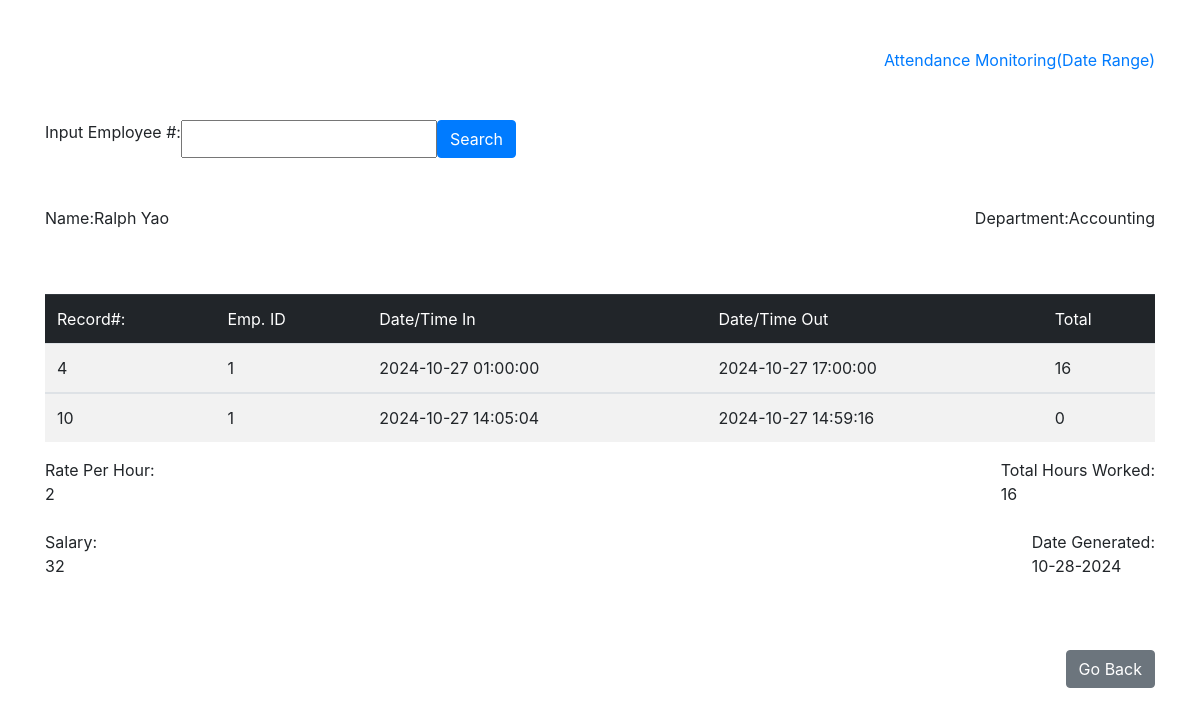
/Attendance/employeeMonitoring.php?empID=1, run on the app's committed database.
### tables this page shows
CREATE TABLE `employees` (
  `empID` int(11) NOT NULL,
  `empFName` varchar(255) NOT NULL,
  `empLName` varchar(255) NOT NULL,
  `empRPH` float NOT NULL,
  `depCode` int(255) NOT NULL
);

CREATE TABLE `departments` (
  `depCode` int(255) NOT NULL,
  `depName` varchar(255) NOT NULL,
  `depHead` varchar(255) NOT NULL,
  `depTelNo` varchar(255) NOT NULL
);

CREATE TABLE `attendance` (
  `attRN` int(11) NOT NULL,
  `attDate` date NOT NULL,
  `attTimeIn` datetime NOT NULL,
  `attTimeOut` datetime NOT NULL,
  `attStat` varchar(255) NOT NULL,
  `empID` int(255) NOT NULL
);

### Attendance/employeeMonitoring.php (the view, shortened to what this page needs)
<!DOCTYPE html>
<html lang="en">
<head>
    <link rel="stylesheet" href="../bootstrap/css/bootstrap.css">
</head>
<div class="container d-flex justify-content-end mt-5">
    <a href="monitoringDateRange.php">Attendance Monitoring(Date Range)</a>
</div>
<form method="GET">
    <div class="container d-flex justify-content-start mt-5">
        <label class="form" for="empID">Input Employee #: </label>
        <input type="number" name="empID">
        <button class="btn btn-primary">Search</button>
    </div>
</form>
<?php
    include('../dbconn.php');
    if(isset($_GET['empID'])){
        $empID = $_GET['empID'];
        if(empty($empID)){
            echo "  <script>
                        window.alert('Employee not found!');
                        window.location.href='employeeMonitoring.php';
                    </script>";
        }else{
        $namesql = "SELECT e.empFName, e.empLName, e.empRPH, d.depName FROM attendance a JOIN employees e ON a.empID = e.empID JOIN departments d ON e.depCode  = d.depCode WHERE a.empID = $empID";
        $namesql = mysqli_query($conn, $namesql);
        $fetchName = mysqli_fetch_assoc($namesql);
            $empFName = $fetchName['empFName'];
            $empLName = $fetchName['empLName'];
            $depName = $fetchName['depName'];
            $empRPH = $fetchName['empRPH'];
?>
    <div class="container mt-5">
        <div class="row">
            <div class="col-md-6 d-flex align-items-start">
                <label for="empName">Name:</label>
                <p value=><?php echo "{$empFName} {$empLName}" ?></p>
            </div>
            <div class="col-md-6 d-flex align-items-start justify-content-end">
                <label for="depName">Department:</label>
                <p><?php echo "{$depName}"?></p>
            </div>
        </div>
    </div>
<body>
    <div class="container d-flex justify-content-center mt-5">
        <table class="table table-striped">
            <thead class="table-dark">
                <tr>
                    <td scope="col">Record#:</td>
                    <td scope="col">Emp. ID</td>
                    <td scope="col">Date/Time In</td>
                    <td scope="col">Date/Time Out</td>
                    <td scope="col">Total</td>
                </tr>
            </thead>
<?php
            $sql = "SELECT *, TIMESTAMPDIFF(HOUR, attTimeIn, attTimeOut) AS timeDifference,(SELECT SUM(TIMESTAMPDIFF(HOUR, attTimeIn, attTimeOut)) FROM attendance WHERE empID = '$empID') as totalHours FROM attendance WHERE `empID` = '$empID'";
            $sql = mysqli_query($conn, $sql);
            if($sql){
                while($row = mysqli_fetch_assoc($sql)){
                    $salary = $empRPH * $row['totalHours'];
                    $totalHours = $row['totalHours'];
                    echo "<tbody>
                    <td scope='col'>$row[attRN]</td>
                    <td scope='col'>$row[empID]</td>
                    <td >$row[attTimeIn]</td>
                    <td >$row[attTimeOut]</td>
                    <td scope='col'>$row[timeDifference]</td>
                    </tbody>";
                }
?>
        </table>
    </div>
    <div class="container">
        <div class="row">
            <div class="col-md-6 d-flex align-items-start">
                <label for="">Rate Per Hour:<p><?php echo "{$empRPH}";?></p></label>
            </div>
            <div class="col-md-6 d-flex justify-content-end">
                <label for="">Total Hours Worked:<p><?php echo "{$totalHours}";?></p></label>
            </div>
        </div>
    </div>
    <div class="container">
        <div class="row">
            <div class="col-md-6 d-flex align-items-start">
                <label for="">Salary:<p><?php echo "{$salary}";?></p></label>
            </div>
            <div class="col-md-6 d-flex justify-content-end">
                <label for="">Date Generated:<p><?php $generated = date("m-d-Y"); echo "{$generated}";?></p></label>
            </div>
        </div>
    </div>
    <?php
                }
            }
    }
?>
    <div class="container d-flex justify-content-end mt-5">
        <a href="../index.php"><button class="btn btn-secondary">Go Back</button></a>
    </div>
</body>
</html>

### data on the page
employees: empFName "Ralph", empLName "Yao", empRPH "2"
departments: depName "Accounting"
attendance: attRN "4", empID "1", attTimeIn "2024-10-27 01:00:00", attTimeOut "2024-10-27 17:00:00", row "16"
attendance: attRN "10", empID "1", attTimeIn "2024-10-27 14:05:04", attTimeOut "2024-10-27 14:59:16", row "0"

### other printed values
$totalHours "16"
$salary "32"
